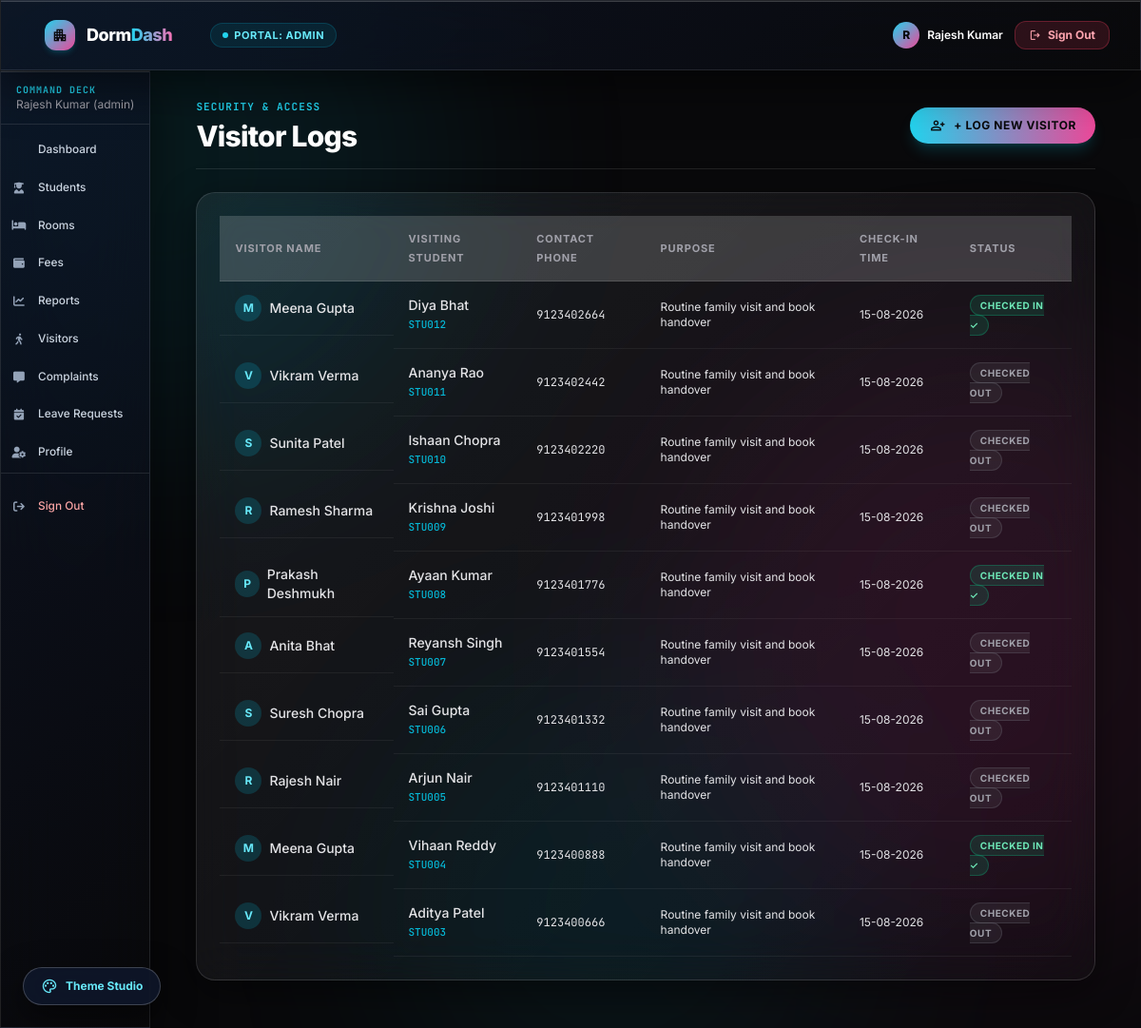
/index.php?action=visitors (signed in), run on the app's committed database.
### tables this page shows
CREATE TABLE `visitors` (
  `id` int(11) NOT NULL AUTO_INCREMENT,
  `student_id` int(11) DEFAULT NULL,
  `visitor_name` varchar(150) NOT NULL,
  `phone` varchar(20) DEFAULT NULL,
  `purpose` text DEFAULT NULL,
  `entry_time` timestamp NOT NULL DEFAULT current_timestamp(),
  `exit_time` timestamp NULL DEFAULT NULL,
  `status` enum('pending','approved','checked_out') DEFAULT 'pending',
  `qr_code` varchar(255) DEFAULT NULL,
  PRIMARY KEY (`id`),
  KEY `idx_visitors_student` (`student_id`),
  KEY `idx_visitors_status` (`status`),
  CONSTRAINT `visitors_ibfk_1` FOREIGN KEY (`student_id`) REFERENCES `students` (`id`) ON DELETE SET NULL
);

### controllers/VisitorController.php (called while the page is built, shortened)
<?php
class VisitorController {
    private $conn;
    public function __construct() {
        global $conn;
        $this->conn = $conn;
    }
    public function index() {
        $page = (int)sanitizeInput($_GET['page'] ?? 1);
        $visitor = new Visitor($this->conn);
        $filters = [];
        $totalVisitors = $visitor->count($filters);
        $pagination = getPaginationData($totalVisitors, $page, ITEMS_PER_PAGE);
        $filters['limit'] = ITEMS_PER_PAGE;
        $filters['offset'] = $pagination['offset'];
        $visitors = $visitor->getAll($filters);
        require_once APP_ROOT . '/views/visitors/index.php';
    }
}
?>

### models/Visitor.php (called while the page is built, shortened)
<?php
class Visitor {
    private $conn;
    private $table = 'visitors';
    public function __construct($db) {
        $this->conn = $db;
    }
    public function getAll($filters = []) {
        try {
            $query = "SELECT v.*, COALESCE(s.student_id, 'STU001') as roll_number, COALESCE(u.name, s.full_name) as student_name,
                      COALESCE(h.name, 'Main Hostel') as hostel_name
                      FROM " . $this->table . " v
                      LEFT JOIN students s ON v.student_id = s.id
                      LEFT JOIN users u ON s.user_id = u.id
                      LEFT JOIN rooms r ON s.room_id = r.id
                      LEFT JOIN hostel_blocks hb ON r.block_id = hb.id
                      LEFT JOIN hostels h ON hb.hostel_id = h.id
                      WHERE 1=1";
            $params = [];
            $query .= " ORDER BY v.id DESC";
            if (!empty($filters['limit'])) {
                $query .= " LIMIT " . (int)$filters['limit'];
            }
            $stmt = $this->conn->prepare($query);
            $stmt->execute($params);
            return $stmt->fetchAll();
        } catch (Exception $e) {
            error_log('Error fetching visitors: ' . $e->getMessage());
            return [];
        }
    }
    public function count($filters = []) {
        try {
            $query = "SELECT COUNT(*) as count FROM " . $this->table . " WHERE 1=1";
            $params = [];
            $stmt = $this->conn->prepare($query);
            $stmt->execute($params);
            $result = $stmt->fetch();
            return $result['count'] ?? 0;
        } catch (Exception $e) {
            error_log('Error counting visitors: ' . $e->getMessage());
            return 0;
        }
    }
}

### includes/helpers.php (called while the page is built, shortened)
<?php
function sanitizeInput($data) {
    return htmlspecialchars(strip_tags(trim($data)), ENT_QUOTES, 'UTF-8');
}
function escapeOutput($data) {
    return htmlspecialchars((string)$data, ENT_QUOTES, 'UTF-8');
}
function formatDate($date) {
    return date('d-m-Y', strtotime($date));
}
function getPaginationData($totalItems, $currentPage = 1, $itemsPerPage = ITEMS_PER_PAGE) {
    $totalPages = max(1, (int) ceil($totalItems / $itemsPerPage));
    $currentPage = max(1, min($currentPage, $totalPages));
    $offset = ($currentPage - 1) * $itemsPerPage;
    return [
        'total_items' => $totalItems,
        'total_pages' => $totalPages,
        'current_page' => $currentPage,
        'offset' => $offset,
        'items_per_page' => $itemsPerPage,
        'has_prev' => $currentPage > 1,
        'has_next' => $currentPage < $totalPages
    ];
}

### views/visitors/index.php (the view, shortened to what this page needs)
<div class="mb-6 flex flex-col sm:flex-row sm:items-center justify-between gap-4 border-b border-white/10 pb-4">
    <div>
        <div class="text-[11px] font-['JetBrains_Mono'] font-bold tracking-widest uppercase text-cyan-400 mb-1">SECURITY &amp; ACCESS</div>
        <h1 class="text-3xl font-extrabold text-white tracking-tight">Visitor Logs</h1>
    </div>
    <a href="<?=APP_URL?>/index.php?action=visitors&amp;subaction=entry" class="inline-flex items-center gap-2 px-5 py-2.5 bg-gradient-to-r from-cyan-400 to-pink-500 text-zinc-950 font-bold rounded-full text-xs uppercase tracking-wider hover:brightness-110 transition-all shadow-lg shadow-cyan-500/20 hover:scale-105 active:scale-95">
        <span class="material-symbols-outlined text-[18px]">person_add</span>
        <span>+ Log New Visitor</span>
    </a>
</div>
<div class="glass-card rounded-3xl p-6 border border-white/10 overflow-hidden shadow-2xl">
    <div class="overflow-x-auto">
        <table class="w-full text-left text-sm border-collapse">
            <thead>
                <tr class="border-b border-white/10 bg-white/[0.04]">
                    <th class="py-3.5 px-4 font-semibold text-zinc-400 uppercase text-[11px] tracking-wider">Visitor Name</th>
                    <th class="py-3.5 px-4 font-semibold text-zinc-400 uppercase text-[11px] tracking-wider">Visiting Student</th>
                    <th class="py-3.5 px-4 font-semibold text-zinc-400 uppercase text-[11px] tracking-wider">Contact Phone</th>
                    <th class="py-3.5 px-4 font-semibold text-zinc-400 uppercase text-[11px] tracking-wider">Purpose</th>
                    <th class="py-3.5 px-4 font-semibold text-zinc-400 uppercase text-[11px] tracking-wider">Check-in Time</th>
                    <th class="py-3.5 px-4 font-semibold text-zinc-400 uppercase text-[11px] tracking-wider">Status</th>
                </tr>
            </thead>
            <tbody>
                <?php foreach ($visitors as $v):
                    $st = strtolower($v['status'] ?? 'checked_in');
                    $isCheckIn = in_array($st, ['in_house', 'checked_in', 'active', 'approved']);
                ?>
                    <tr class="border-b border-white/5 hover:bg-white/[0.03] transition-colors">
                        <td class="py-3.5 px-4 font-medium text-white flex items-center gap-2">
                            <span class="w-7 h-7 rounded-full bg-cyan-500/20 text-cyan-300 font-bold flex items-center justify-center text-xs">
                                <?=strtoupper(substr($v['visitor_name'] ?? 'V', 0, 1))?>
                            </span>
                            <span><?=escapeOutput($v['visitor_name'] ?? 'Visitor')?></span>
                        </td>
                        <td class="py-3.5 px-4 text-zinc-200 font-medium">
                            <?=escapeOutput($v['student_name'] ?? 'Student')?>
                            <small class="text-zinc-500 font-['JetBrains_Mono'] block text-[11px]"><?=escapeOutput($v['roll_number'] ?? '')?></small>
                        </td>
                        <td class="py-3.5 px-4 text-zinc-300 font-['JetBrains_Mono'] text-xs"><?=escapeOutput($v['phone'] ?? $v['visitor_phone'] ?? 'N/A')?></td>
                        <td class="py-3.5 px-4 text-zinc-300 text-xs"><?=escapeOutput($v['purpose'] ?? 'Guest Visit')?></td>
                        <td class="py-3.5 px-4 text-zinc-400 text-xs"><?=formatDate($v['in_time'] ?? $v['created_at'] ?? 'now')?></td>
                        <td class="py-3.5 px-4">
                            <span class="px-2.5 py-1 rounded-full text-[10px] font-bold uppercase tracking-wider border <?=$isCheckIn ? 'bg-emerald-500/15 text-emerald-300 border-emerald-500/30' : 'bg-zinc-500/15 text-zinc-400 border-zinc-500/30'?>">
                                <?=$isCheckIn ? 'Checked In ✓' : 'Checked Out'?>
                            </span>
                        </td>
                    </tr>
                <?php endforeach; ?>
            </tbody>
        </table>
    </div>
</div>
<?php
require APP_ROOT . '/views/app.php';

### assets/css/style.css (style rules this page uses)
:root { --primary: #06b6d4; --primary-light: #22d3ee; --accent: #ec4899; --danger: #f43f5e; --warning: #f59e0b; --light: #18181b; --dark: #f4f4f5; --muted: #a1a1aa; --border: rgba(255, 255, 255, 0.12); --border-light: rgba(255, 255, 255, 0.08); --shadow: 0 12px 40px rgba(0, 0, 0, 0.45); --radius: 16px; }
* { box-sizing: border-box; }
body { margin: 0; font-family: 'Inter', sans-serif; font-size: 15px; background-color: #09090b; color: #f4f4f5; line-height: 1.5; }
h1, h2, h3, h4 { color: #ffffff; letter-spacing: -0.02em; }
h1 { font-size: clamp(1.65rem, 3vw, 2.1rem); margin-bottom: 18px; font-weight: 800; }
.card, .glass-card { background: linear-gradient(135deg, rgba(255, 255, 255, 0.06) 0%, rgba(255, 255, 255, 0.01) 100%); backdrop-filter: blur(20px) saturate(160%); -webkit-backdrop-filter: blur(20px) saturate(160%); border: 1px solid rgba(255, 255, 255, 0.1); border-radius: var(--radius); padding: 24px; box-shadow: var(--shadow); margin-bottom: 20px; }
body, .app-page, .dashboard-admin { background-color: #09090b !important; color: #f4f4f5 !important; }
.card, .glass-card, .table-card, article.card, section.card { background: linear-gradient(135deg, rgba(255, 255, 255, 0.07) 0%, rgba(255, 255, 255, 0.02) 100%) !important; backdrop-filter: blur(24px) saturate(180%) !important; -webkit-backdrop-filter: blur(24px) saturate(180%) !important; border: 1px solid rgba(255, 255, 255, 0.12) !important; box-shadow: 0 12px 40px 0 rgba(0, 0, 0, 0.45) !important; border-radius: 20px !important; color: #ffffff !important; }
table { border-collapse: separate !important; border-spacing: 0 !important; width: 100% !important; background: transparent !important; color: #f4f4f5 !important; }
table thead, table thead tr { background: rgba(255, 255, 255, 0.06) !important; }
table th, th { background: rgba(255, 255, 255, 0.06) !important; color: #a1a1aa !important; font-size: 11px !important; font-weight: 700 !important; text-transform: uppercase !important; letter-spacing: 0.08em !important; padding: 14px 16px !important; border-bottom: 1px solid rgba(255, 255, 255, 0.12) !important; }
table tbody tr, tr { background: transparent !important; color: #f4f4f5 !important; }
table td, td { padding: 14px 16px !important; border-bottom: 1px solid rgba(255, 255, 255, 0.06) !important; color: #e4e4e7 !important; background: transparent !important; }
table td small, td small { color: #06b6d4 !important; font-family: 'JetBrains Mono', monospace !important; font-size: 11px !important; }

### views/app.php (style rules this page uses)
.glass-card { background: linear-gradient(135deg, rgba(255, 255, 255, 0.06) 0%, rgba(255, 255, 255, 0.01) 100%); backdrop-filter: blur(20px) saturate(160%); -webkit-backdrop-filter: blur(20px) saturate(160%); border: 1px solid rgba(255, 255, 255, 0.1); box-shadow: 0 10px 30px rgba(0, 0, 0, 0.4), inset 0 1px 0 0 rgba(255, 255, 255, 0.12); transition: all 0.4s cubic-bezier(0.16, 1, 0.3, 1); }

### data on the page
visitors: visitor_name "M", visitor_name "Meena Gupta", student_name "Diya Bhat", roll_number "STU012", phone "9123402664", purpose "Routine family visit and book handover", created_at "15-08-2026", status "CHECKED IN ✓"
visitors: visitor_name "V", visitor_name "Vikram Verma", student_name "Ananya Rao", roll_number "STU011", phone "9123402442", purpose "Routine family visit and book handover", created_at "15-08-2026", status "CHECKED OUT"
visitors: visitor_name "S", visitor_name "Sunita Patel", student_name "Ishaan Chopra", roll_number "STU010", phone "9123402220", purpose "Routine family visit and book handover", created_at "15-08-2026", status "CHECKED OUT"
visitors: visitor_name "R", visitor_name "Ramesh Sharma", student_name "Krishna Joshi", roll_number "STU009", phone "9123401998", purpose "Routine family visit and book handover", created_at "15-08-2026", status "CHECKED OUT"
visitors: visitor_name "P", visitor_name "Prakash Deshmukh", student_name "Ayaan Kumar", roll_number "STU008", phone "9123401776", purpose "Routine family visit and book handover", created_at "15-08-2026", status "CHECKED IN ✓"
visitors: visitor_name "A", visitor_name "Anita Bhat", student_name "Reyansh Singh", roll_number "STU007", phone "9123401554", purpose "Routine family visit and book handover", created_at "15-08-2026", status "CHECKED OUT"
visitors: visitor_name "S", visitor_name "Suresh Chopra", student_name "Sai Gupta", roll_number "STU006", phone "9123401332", purpose "Routine family visit and book handover", created_at "15-08-2026", status "CHECKED OUT"
visitors: visitor_name "R", visitor_name "Rajesh Nair", student_name "Arjun Nair", roll_number "STU005", phone "9123401110", purpose "Routine family visit and book handover", created_at "15-08-2026", status "CHECKED OUT"
visitors: visitor_name "M", visitor_name "Meena Gupta", student_name "Vihaan Reddy", roll_number "STU004", phone "9123400888", purpose "Routine family visit and book handover", created_at "15-08-2026", status "CHECKED IN ✓"
visitors: visitor_name "V", visitor_name "Vikram Verma", student_name "Aditya Patel", roll_number "STU003", phone "9123400666", purpose "Routine family visit and book handover", created_at "15-08-2026", status "CHECKED OUT"

### other printed values
escapeOutput($userRole) "ADMIN"
substr($userName, 0, 1) "R"
escapeOutput($userName) "Rajesh Kumar"
escapeOutput($userRole) "admin"
